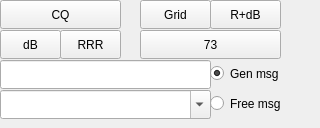
      <widget class="QWidget" name="tab_2">
       <attribute name="title">
        <string>User</string>
       </attribute>
       <widget class="QRadioButton" name="rbFreeText">
        <property name="geometry">
         <rect>
          <x>210</x>
          <y>90</y>
          <width>101</width>
          <height>27</height>
         </rect>
        </property>
        <property name="sizePolicy">
         <sizepolicy hsizetype="Minimum" vsizetype="Fixed">
          <horstretch>1</horstretch>
          <verstretch>0</verstretch>
         </sizepolicy>
        </property>
        <property name="toolTip">
         <string>Send this free-text message (max 13 characters)</string>
        </property>
        <property name="text">
         <string>Free msg</string>
        </property>
       </widget>
       <widget class="QPushButton" name="pbAnswerCQ">
        <property name="geometry">
         <rect>
          <x>140</x>
          <y>0</y>
          <width>71</width>
          <height>29</height>
         </rect>
        </property>
        <property name="sizePolicy">
         <sizepolicy hsizetype="Minimum" vsizetype="Fixed">
          <horstretch>2</horstretch>
          <verstretch>0</verstretch>
         </sizepolicy>
        </property>
        <property name="toolTip">
         <string>Generate message for replying to a CQ</string>
        </property>
        <property name="text">
         <string>Grid</string>
        </property>
       </widget>
       <widget class="QLineEdit" name="genMsg">
        <property name="geometry">
         <rect>
          <x>0</x>
          <y>60</y>
          <width>211</width>
          <height>29</height>
         </rect>
        </property>
        <property name="sizePolicy">
         <sizepolicy hsizetype="Expanding" vsizetype="Fixed">
          <horstretch>3</horstretch>
          <verstretch>0</verstretch>
         </sizepolicy>
        </property>
       </widget>
       <widget class="QPushButton" name="pbAnswerCaller">
        <property name="geometry">
         <rect>
          <x>0</x>
          <y>30</y>
          <width>61</width>
          <height>29</height>
         </rect>
        </property>
        <property name="sizePolicy">
         <sizepolicy hsizetype="Minimum" vsizetype="Fixed">
          <horstretch>2</horstretch>
          <verstretch>0</verstretch>
         </sizepolicy>
        </property>
        <property name="toolTip">
         <string>Generate message with report</string>
        </property>
        <property name="text">
         <string>dB</string>
        </property>
       </widget>
       <widget class="QRadioButton" name="rbGenMsg">
        <property name="geometry">
         <rect>
          <x>210</x>
          <y>60</y>
          <width>91</width>
          <height>27</height>
         </rect>
        </property>
        <property name="sizePolicy">
         <sizepolicy hsizetype="Minimum" vsizetype="Fixed">
          <horstretch>1</horstretch>
          <verstretch>0</verstretch>
         </sizepolicy>
        </property>
        <property name="minimumSize">
         <size>
          <width>0</width>
          <height>26</height>
         </size>
        </property>
        <property name="toolTip">
         <string>Send this standard (generated) message</string>
        </property>
        <property name="text">
         <string>Gen msg</string>
        </property>
        <property name="checked">
         <bool>true</bool>
        </property>
       </widget>
       <widget class="QPushButton" name="pbSendReport">
        <property name="geometry">
         <rect>
          <x>210</x>
          <y>0</y>
          <width>71</width>
          <height>29</height>
         </rect>
        </property>
        <property name="sizePolicy">
         <sizepolicy hsizetype="Minimum" vsizetype="Fixed">
          <horstretch>2</horstretch>
          <verstretch>0</verstretch>
         </sizepolicy>
        </property>
        <property name="toolTip">
         <string>Generate message with R+report</string>
        </property>
        <property name="text">
         <string>R+dB</string>
        </property>
       </widget>
       <widget class="QPushButton" name="pbSend73">
        <property name="geometry">
         <rect>
          <x>140</x>
          <y>30</y>
          <width>141</width>
          <height>29</height>
         </rect>
        </property>
        <property name="sizePolicy">
         <sizepolicy hsizetype="Minimum" vsizetype="Fixed">
          <horstretch>2</horstretch>
          <verstretch>0</verstretch>
         </sizepolicy>
        </property>
        <property name="toolTip">
         <string>Generate message with 73</string>
        </property>
        <property name="text">
         <string>73</string>
        </property>
       </widget>
       <widget class="QPushButton" name="pbSendRRR">
        <property name="geometry">
         <rect>
          <x>60</x>
          <y>30</y>
          <width>61</width>
          <height>29</height>
         </rect>
        </property>
        <property name="sizePolicy">
         <sizepolicy hsizetype="Minimum" vsizetype="Fixed">
          <horstretch>2</horstretch>
          <verstretch>0</verstretch>
         </sizepolicy>
        </property>
        <property name="toolTip">
         <string>Generate message with RRR</string>
        </property>
        <property name="text">
         <string>RRR</string>
        </property>
       </widget>
       <widget class="QComboBox" name="freeTextMsg">
        <property name="geometry">
         <rect>
          <x>0</x>
          <y>90</y>
          <width>211</width>
          <height>29</height>
         </rect>
        </property>
        <property name="sizePolicy">
         <sizepolicy hsizetype="Preferred" vsizetype="Fixed">
          <horstretch>3</horstretch>
          <verstretch>0</verstretch>
         </sizepolicy>
        </property>
        <property name="minimumSize">
         <size>
          <width>150</width>
          <height>0</height>
         </size>
        </property>
        <property name="toolTip">
         <string>Enter a free text message (maximum 13 characters)
or select a predefined macro from the dropdown list.
Press ENTER to add the current text to the predefined
list. The list can be maintained in Settings (F2).</string>
        </property>
        <property name="editable">
         <bool>true</bool>
        </property>
        <property name="insertPolicy">
         <enum>QComboBox::InsertAtBottom</enum>
        </property>
       </widget>
       <widget class="QPushButton" name="pbCallCQ">
        <property name="geometry">
         <rect>
          <x>0</x>
          <y>0</y>
          <width>121</width>
          <height>29</height>
         </rect>
        </property>
        <property name="sizePolicy">
         <sizepolicy hsizetype="Minimum" vsizetype="Fixed">
          <horstretch>2</horstretch>
          <verstretch>0</verstretch>
         </sizepolicy>
        </property>
        <property name="toolTip">
         <string>Generate a CQ message</string>
        </property>
        <property name="text">
         <string>CQ</string>
        </property>
       </widget>
      </widget>
